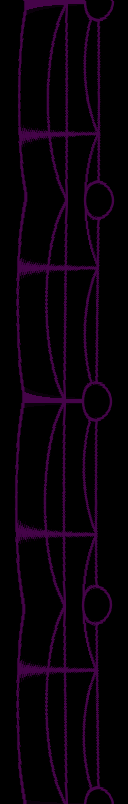
#> input picture image/image1.png, 128 x 804 px
$ python rawdata_converter.py image1.png '>' image1.h
#> lines starting #> are read from the running program, lines starting #| are printed output that depends on the picture
# rawdata_converter.py
# This script prints RGB value for each pixel.

# Usage
# $ python ./rawdata_converter.py image1.png > image1.h

import sys
from PIL import Image

filename = 'src.png'
name = 'src'
resolution = 72;
args = sys.argv
if 2 <= len(args):
  filename = args[1]
  tmp = args[1].split('.')
  name = tmp[0]

img = Image.open(filename)
#> img is the input picture: PIL image 128x804 RGB; mean R, G, B 8.6, 0.5, 9.1
w, h = img.size
#> w = 128; h = 804
resized_img = img.resize((resolution, h * resolution // w))
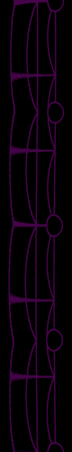
#> resized_img: PIL image 72x452 RGB; mean R, G, B 8.8, 0.5, 9.3
width, height = resized_img.size
#> width = 72; height = 452

print("#include <stdint.h>")
print("constexpr uint32_t ", end="")
print(name, end="")
print("[][", end="")
print(width, end="")
#| 72
print("] = {")
for y in range(height):
  print("  {")
  for x in range(width):
    r, g, b = resized_img.getpixel((x, y))
    rgb = (r << 16) | (g << 8) | b

    if x == width - 1:
      print("    0x%x" % rgb)
    else:
      print("    0x%x," % rgb)

  if y == height - 1:
    print("  }")
  else:
    print("  },")

print("};")
